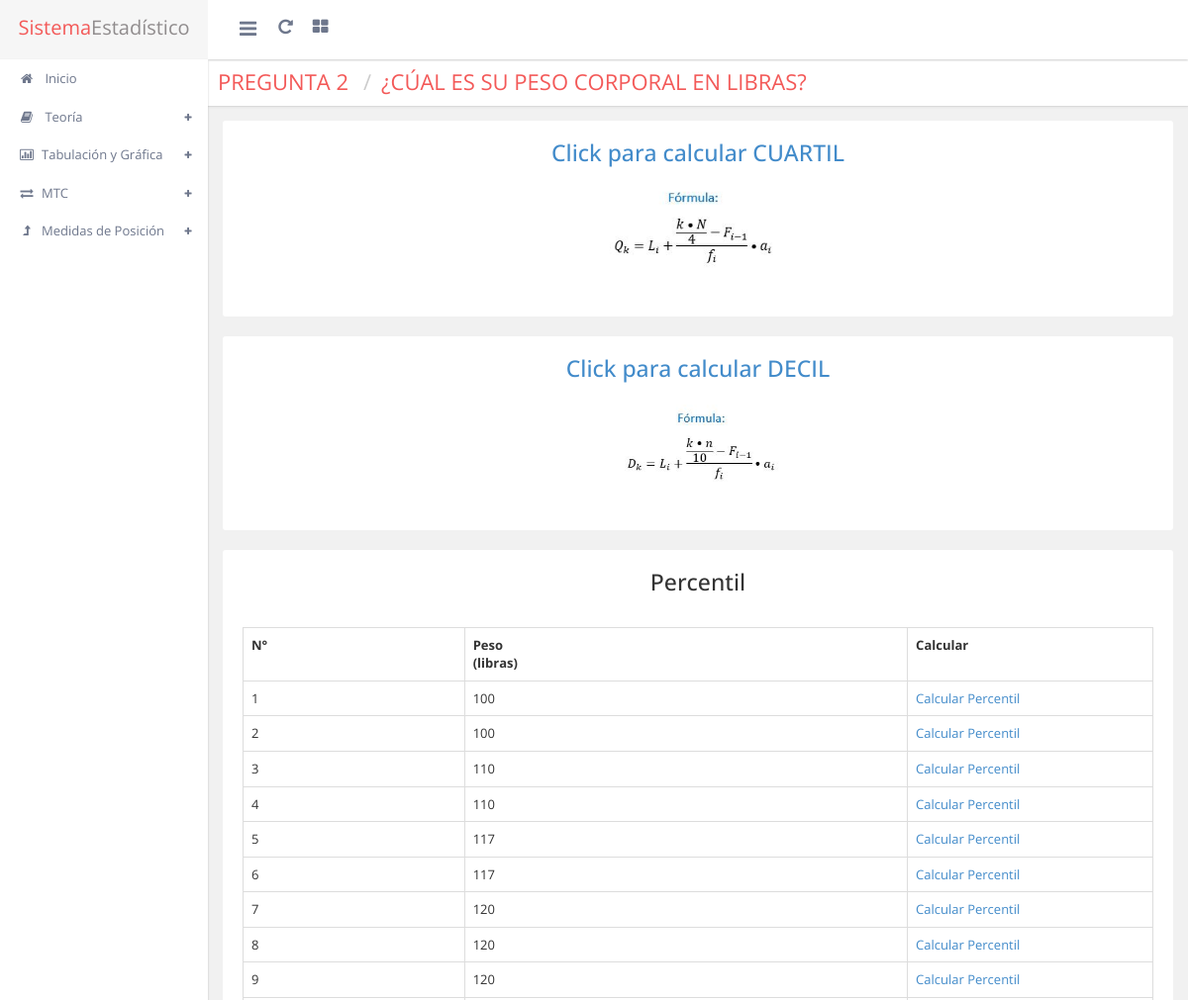
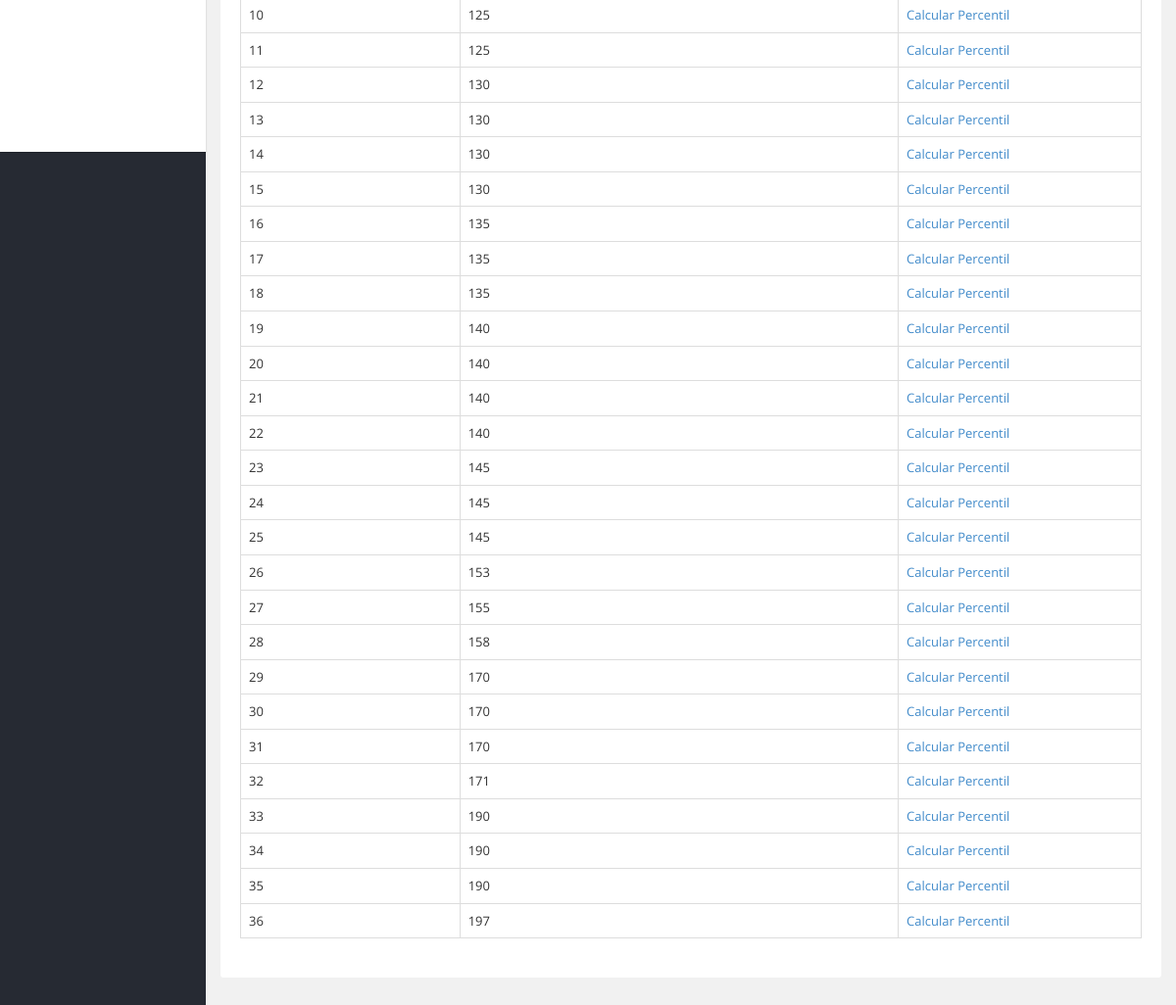
The app's page /cdp2.php with its own data (2 pictures, top to bottom).
### tables this page shows
CREATE TABLE `encuesta` (
  `id_encuesta` int(11) NOT NULL,
  `edad` int(2) NOT NULL,
  `peso` double NOT NULL,
  `estatura` double NOT NULL,
  `comidas` int(1) DEFAULT NULL,
  `snack` int(2) NOT NULL,
  `alimento` varchar(50) NOT NULL,
  `sueno` time NOT NULL,
  `h_sueno` time NOT NULL,
  `deporte` int(11) NOT NULL,
  `d_practica` varchar(50) DEFAULT NULL
);

### cdp2.php (the view, shortened to what this page needs)
<!DOCTYPE html PUBLIC "-//W3C//DTD XHTML 1.0 Transitional//EN" "http://www.w3.org/TR/xhtml1/DTD/xhtml1-transitional.dtd">
<html xmlns="http://www.w3.org/1999/xhtml">
<head>
<link href="css/font-awesome.css" rel="stylesheet" type="text/css" />
<link href="css/bootstrap.min.css" rel="stylesheet" type="text/css" />
<link href="css/animate.css" rel="stylesheet" type="text/css" />
<link href="css/admin.css" rel="stylesheet" type="text/css" />
<link href="css/jquerysctipttop.css" rel="stylesheet" type="text/css">
<link href="plugins/kalendar/kalendar.css" rel="stylesheet">
<link rel="stylesheet" href="plugins/scroll/nanoscroller.css">
<link href="plugins/morris/morris.css" rel="stylesheet" />
</head>
<body class="light_theme  fixed_header left_nav_fixed">
<?php
include("clase/conectar.php");
?>
<div class="wrapper">
  <div class="header_bar">
    <div class="brand">
      <div class="logo" style="display:block"><span class="theme_color">Sistema</span>Estadístico</div>
    </div>
    <div class="header_top_bar">
      <a href="javascript:void(0);" class="menutoggle"> <i class="fa fa-bars"></i> </a>
      <div class="top_left">
        <div class="top_left_menu">
          <ul>
            <li> <a href="javascript:void(0);"><i class="fa fa-repeat"></i></a> </li>
            <li class="dropdown"> <a data-toggle="dropdown" href="javascript:void(0);"> <i class="fa fa-th-large"></i> </a>
			</li>
          </ul>
        </div>
      </div>
    </div>
  </div>
  <div class="inner">
    <div class="left_nav">
      <div class="left_nav_slidebar">
        <?php  include("menu.php");?>
      </div>
    </div>
    <div class="contentpanel">
      <div class="pull-left breadcrumb_admin clear_both">
        <div class="pull-left page_title theme_color">
          <h1>Pregunta 2</h1> ¿CÚAL ES SU PESO CORPORAL EN LIBRAS?
        </div>
      </div>
      <div class="container clear_both padding_fix">
        <div class="row">
          <div class="col-md-12">
          <div class="block-web">
            <center><a href="cuartil2.php"><h4>Click para calcular CUARTIL</h4></a>
              <img src="images/cuartiles.jpg" width="25%" />
            </center>
          </div>
          <div class="block-web">
            <center><a href="decil2.php"><h4>Click para calcular DECIL</h4></a>
              <img src="images/decil.jpg" width="25%" />
            </center>
          </div>
            <div class="block-web">
            <center><h4>Percentil</h4>
            <br>
            <?php
            try{
            $sentencia = $conn->query("SELECT * FROM encuesta ORDER BY peso ASC;");
            $n=0;
            ?>
                <table  class="table table-bordered table-hover">
                <tr>
                   <th width="5%">N°</th>
                   <th width="10%">Peso<br>(libras)</th>
                   <th width="5%">Calcular</th>
                </tr>
            <?php
           while($row=$sentencia->fetch(PDO::FETCH_ASSOC))
            {
            $n=$n+1;
           ?>
            <tr>
                   <td><?=$n;?></td>
                   <td><?=$row["peso"];?></td>
                    <td><a href="percentil.php?id_encuesta=<?php echo $row["id_encuesta"]?>&posicion=<?php echo $n?>&back=2&tabla=peso">Calcular Percentil</a></td>
            </tr>
                <?php
            }
            ?>
            </table>
            <?php
        }
        catch(PDOException$e)
        {
            echo "Error:".$e->getMessage();
        }
          ?>
        </div>
      </div>
    </div>
  </div>
</div>
</body>
</html>
</body>
</html>

### records on screen
encuesta: peso "100"
encuesta: peso "100"
encuesta: peso "110"
encuesta: peso "110"
encuesta: peso "117"
encuesta: peso "117"
encuesta: peso "120"
encuesta: peso "120"
encuesta: peso "120"
encuesta: peso "125"
encuesta: peso "125"
encuesta: peso "130"
encuesta: peso "130"
encuesta: peso "130"
encuesta: peso "130"
encuesta: peso "135"
encuesta: peso "135"
encuesta: peso "135"
encuesta: peso "140"
encuesta: peso "140"
encuesta: peso "140"
encuesta: peso "140"
encuesta: peso "145"
encuesta: peso "145"
encuesta: peso "145"
encuesta: peso "153"
encuesta: peso "155"
encuesta: peso "158"
encuesta: peso "170"
encuesta: peso "170"
encuesta: peso "170"
encuesta: peso "171"
encuesta: peso "190"
encuesta: peso "190"
encuesta: peso "190"
encuesta: peso "197"
